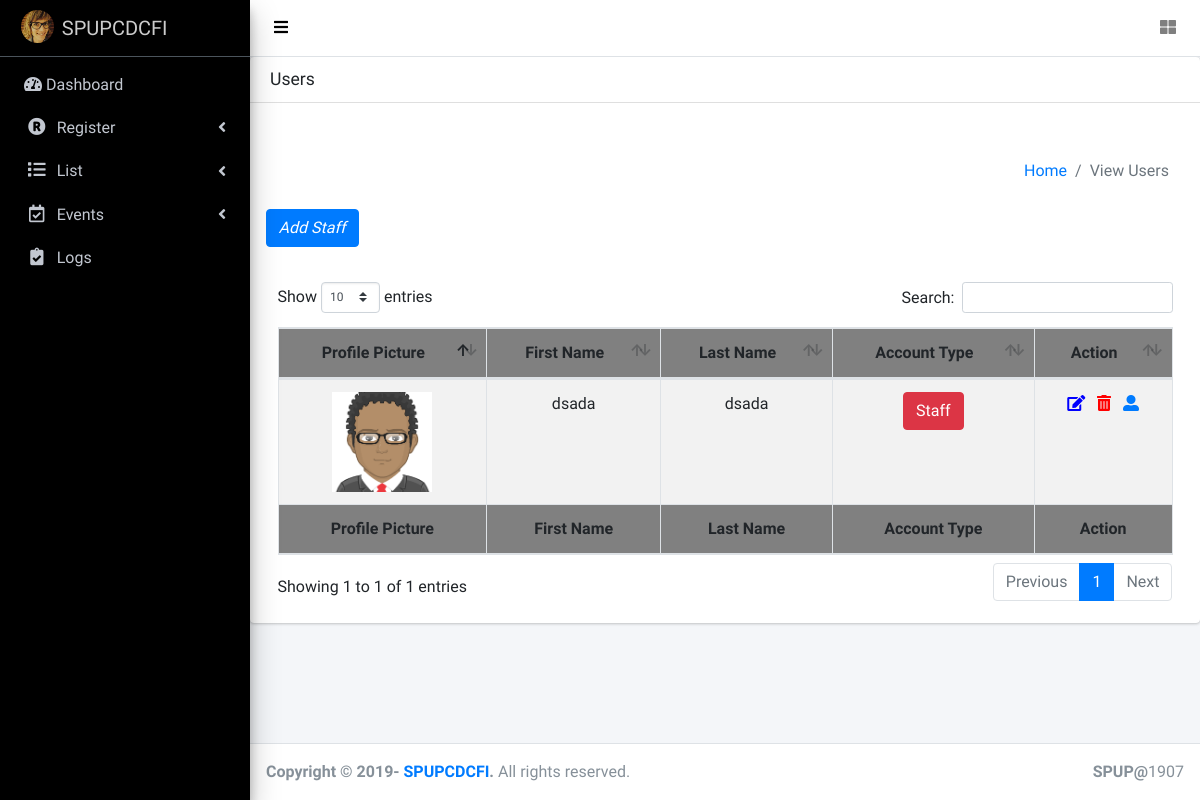
/view_staff.php, run on an earlier commit of the app's database.
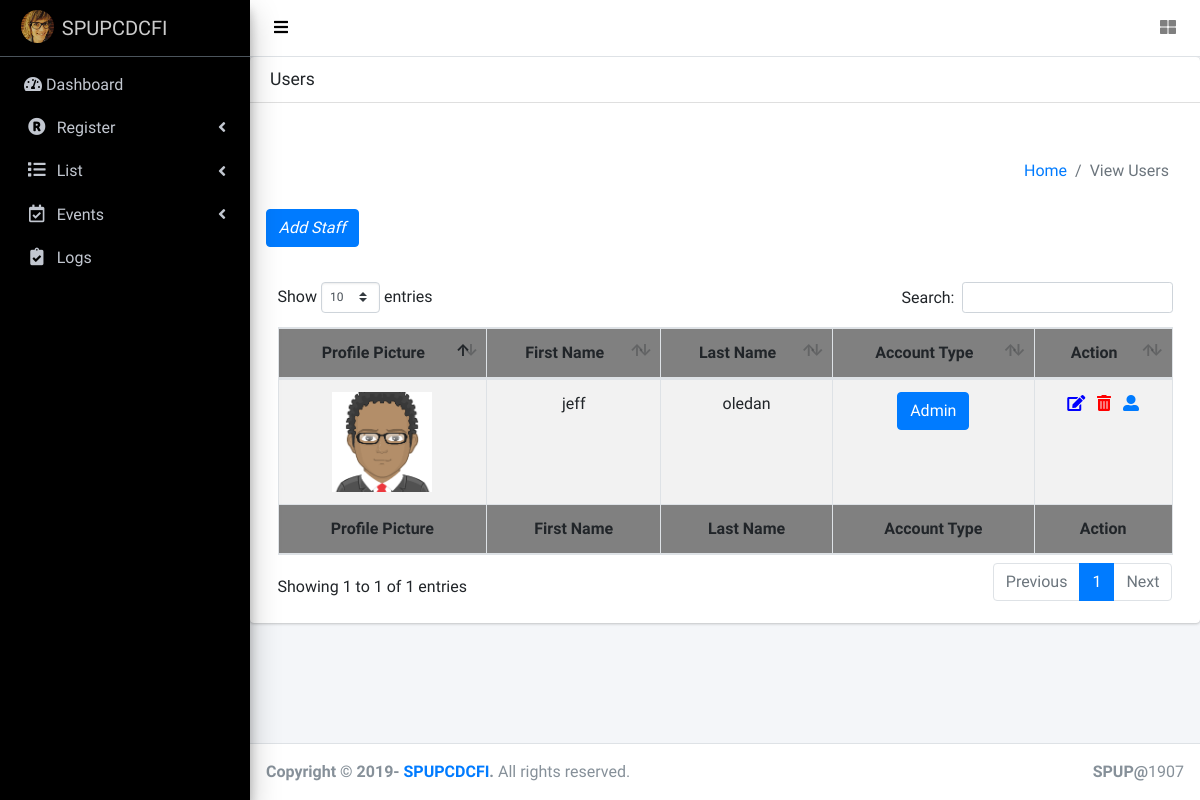
And on a later commit of the database.
### tables this page shows
CREATE TABLE `staff` (
  `id` int(11) NOT NULL,
  `username` varchar(65) NOT NULL,
  `password` varchar(65) NOT NULL,
  `firstname` varchar(65) NOT NULL,
  `middlename` varchar(65) NOT NULL,
  `lastname` varchar(65) NOT NULL,
  `birthdate` date NOT NULL,
  `gender` varchar(20) NOT NULL,
  `email` varchar(65) NOT NULL,
  `contact` int(12) NOT NULL,
  `address` varchar(65) NOT NULL,
  `account_status` varchar(65) NOT NULL,
  `photo` varchar(65) NOT NULL,
  `status` varchar(65) NOT NULL,
  `account_type` varchar(11) NOT NULL,
  `education` varchar(255) NOT NULL,
  `skills` varchar(65) NOT NULL,
  `profession` varchar(65) NOT NULL
);

### perfect_function.php (called while the page is built, shortened)
<?php
function getConnection()
{
	$servername = "localhost";
	$username = "root";
	$password = "";
	$dbname = "system";
	$conn = new mysqli($servername, $username, $password, $dbname);
	return $conn;
}
function get($table_name)
{
	$conn = getConnection();
	$sql = "SELECT * FROM $table_name";
	$result = $conn->query($sql);
	return $result;
}
function base_url()
{
	$project_name = "ci";
	return "http://" . $_SERVER['SERVER_NAME'].'/'.$project_name.'/';
}
?>

### view_staff.php (the view, shortened to what this page needs)
<!DOCTYPE html>
<html>
<head>
  <link rel="stylesheet" href="plugins/fontawesome-free/css/all.min.css">
  <link rel="stylesheet" href="https://code.ionicframework.com/ionicons/2.0.1/css/ionicons.min.css">
  <link rel="stylesheet" href="plugins/datatables-bs4/css/dataTables.bootstrap4.css">
  <link rel="stylesheet" href="dist/css/adminlte.min.css">
</head>
<?php include"header.php";
include"perfect_function.php";?>
          <div class="card">
            <div class="card-header">
              <h3 class="card-title">Users</h3>
            </div><br>
<div class="  container">
       <section class="content-header">
         <section class="content-header">
      <div class="container-fluid">
        <div class="row mb-2">
          <div class="col-sm-6">
          </div>
          <div class="col-sm-6">
            <ol class="breadcrumb float-sm-right">
              <li class="breadcrumb-item"><a href="blank.php">Home</a></li>
              <li class="breadcrumb-item active">View Users</li>
            </ol>
          </div>
        </div>
      </div>
    </section>
<a href="add_staff.php"><i class="btn btn-primary">Add Staff</i></a>
</section>
            <div class="card-body">
              <table id="example1" class="table table-bordered table-striped">
                <thead align="center">
                <tr style="background-color: #808080">
                  <th>Profile Picture</th>
                  <th>First Name</th>
                  <th>Last Name</th>
                  <th>Account Type</th>
                  <th>Action</th>
                </tr>
                </thead>
                <tbody>
</div>
        <?php
 		$table_name="staff";
 		$data=get($table_name);
 		foreach ($data as $key => $row) {
 			$id=$row['id'];
 			$firstname=$row['firstname'];
 			$lastname=$row['lastname'];
      $photo = $row['photo'];
      $photo_url = base_url().'staff_pics/'.$photo;
      $account_type=$row['account_type'];
 	 ?>
 	 <tr align="center">
       <td class="center span2">
              <?php
              if ($photo == "") {
              echo "<i>No photo available.</i>";
              }
              else {
              ?>
              <img src="<?= $photo_url ?>" style="height: 100px;width:100px;" class="img-responsive">
              <?php
              }
              ?>
            </td>
 	 	<td><?=$firstname?></td>
 	 	<td><?=$lastname?></td>
 	 	    <td align="center">
              <?php
              if($account_type==1) {
              ?>
              <span class="btn btn-primary">Admin</span>
              <?php
              } else {
              ?>
              <span class="btn btn-danger">Staff</span>
              <?php
              }
              ?>
            </td>
 	 	<td>
			<a href="edit_staff.php?id=<?= $id ?>">
				<i class="fas fa-edit" style="color: blue"></i>
			</a>
			<a href="staff_confirmdelete.php?id=<?= $id ?>">
			<i class=" fas fa-trash-alt" style="color: red" >  </i>
			</a>
			<a href="staff_profile.php?id=<?= $id ?>" >
				<i class="  fas fa-user-alt" style="  "> </i>
			</a>
 	 	</td>
 	 </tr>
 	 <?php } ?>
                <tfoot align="center">
                <tr  style="background-color: #808080">
                  <th>Profile Picture</th>
                  <th>First Name</th>
                  <th>Last Name</th>
                  <th>Account Type</th>
                  <th>Action</th>
                </tr>
                </tfoot>
            </div>
          </div>
        </div>
      </div>
 <?php include"footer.php"; ?>
</body>
</html>

What changed in the data, as far as the page shows it:
removed staff: photo (placeholder picture), firstname "dsada", lastname "dsada", account_type "Staff"
added staff: photo (placeholder picture), firstname "jeff", lastname "oledan", account_type "Admin"
